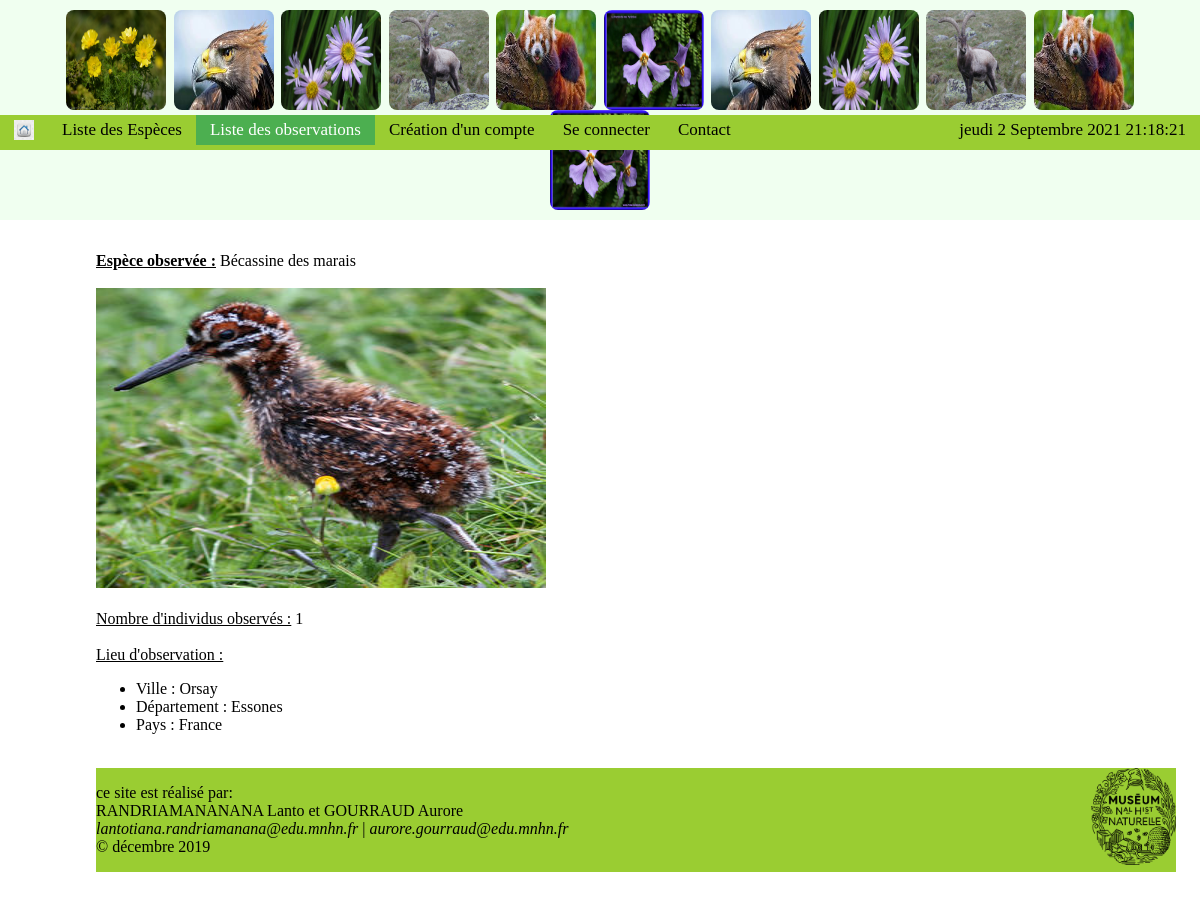
The page /affiche/observation/6 on the database its author committed.
### web_site/models.py (models this page shows)
class Observation(models.Model):
	Ville = models.CharField(max_length=150, null= False, verbose_name = "Ville d'observation")
	Departement = models.CharField(max_length=150, verbose_name = "Département d'observation")
	Pays = models.CharField(max_length=150, null= False, verbose_name = "Pays")
	Date = models.DateTimeField(default=datetime.now, verbose_name="Date d'observation")
	Photos= models.ImageField(upload_to='media/', verbose_name = "Ajouter une photo")
	Estimation = models.IntegerField(default=1, verbose_name = "Estimation du nombre d'individu")
	Observateur = models.ForeignKey(Utilisateur, on_delete = models.CASCADE, null= False)
	sp_observe = models.ForeignKey(Especes, on_delete = models.CASCADE, null= False, verbose_name = "Espèce observée")
	class Meta:
		verbose_name = "Observation"
		ordering = ['Departement']

class Especes(models.Model):
	Nom_vernaculaire = models.CharField(max_length=150, verbose_name = "Nom commun")
	Familles = models.CharField(max_length=100)
	Ordre = models.CharField(max_length=100)
	Nom_scientifiques= models.CharField(max_length=150, null= False, unique = True, verbose_name = "Nom scientifique")
	Photo = models.ImageField(upload_to='media/', verbose_name = "Ajouter une photo")
	Description = models.TextField()
	Repartition_geographique = models.CharField(max_length=150, verbose_name = "Répartition géographique")
	TaxRef = models.CharField(max_length=150)
	Habitat = models.CharField(max_length=100, verbose_name = "Types d'habitat naturel")
	Statut_IUCN = models.CharField(max_length=100, verbose_name = "Statut de conservation UICN")
	Categorie_especes = models.IntegerField(verbose_name= "Catégorie de l'espèce", choices =[(1, ("Plantes")), (2, ("Champignons")), (3, ("Insectes")), (4, ("Reptiles et Amphibiens")), (5, ("Mammifères")), (6, ("Oiseaux"))])
	Auteur_fe = models.ForeignKey(Admin, on_delete = models.CASCADE, verbose_name = "Auteur fiche espèce")
	class Meta:
		verbose_name = "Especes"
		ordering = ['Familles']
	def __str__(self):
		return self.Nom_vernaculaire

### web_site/views.py (the view)
# urls.py: path('affiche/observation/<int:obs_id>', afficherObservation, name = 'page_fiche_observation'),
def afficherObservation(request, obs_id):
    try:
        obs = Observation.objects.get(id=obs_id)
    except:
        return render (request, 'erreur.html')
        liste_obs=Observation.objects.all()
    return render(request,'fiche_observation.html',{'obs':obs})

### web_site/models.py (called while the page is built)
	def __str__(self):
		return self.Login

### web_site/templates/web_site/fiche_observation.html
{% extends 'page_base.html' %}
{%load static%}
{% block contenu_page%}
    <nav>
		<ul class = "nav-haut">
		  <li><a href="{% url 'page_home' %}"> <img  src="{%static 'image/icon-accueil.jpeg'%}" alt="icon" width="20" height="20" ></a></li>
		  <li><a href="{% url 'page_liste_especes' %}">Liste des Espèces</a></li>
		  <li id = "active"><a href="{% url 'page_liste_observations' %}">Liste des observations</a></li>
		  <li><a href="{% url 'page_entree_creer_compte' %}">Création d'un compte</a></li>
		  <li><a href="{% url 'page_connexionTypes' %}">Se connecter</a></li>
		  <li><a href="{% url 'page_contact' %}">Contact</a></li>
		  <li><p class = "heure" > {% now "l j E Y" %} {% now "H:i:s" %}</p></li>
		</ul>
    </nav>
<h1> Observation du {{obs.Date|date:"j E Y"}} par {{obs.Observateur}} </h1> <br>
<p>
<u><b>Espèce observée :</b></u> {{obs.sp_observe}} <br><br>
<img src="{{ MEDIA_URL }}{{obs.Photos}}" alt="Photo d'observation" width=450 height=300/> <br><br>
<u>Nombre d'individus observés :</u> {{obs.Estimation}} <br><br>
<u>Lieu d'observation :</u>
<ul>
<li> Ville : {{obs.Ville}} </li>
<li> Département : {{obs.Departement}} </li>
<li> Pays : {{obs.Pays}} </li>
</ul>
</p>
{%endblock%}

### web_site/static/css/style.css (style rules this page uses)
.heure { color: black; text-align: right; padding: 5px 14px; margin: 0; font-size: 17px; }
.nav-haut { overflow: hidden; top:115px; left:0px; position: fixed; list-style-type: none; padding: 0px; width: 100%; background-color: yellowgreen; margin-left:0; margin: 0; }
.nav-haut a { float: left; color: black; text-align: center; padding: 5px 14px; margin: 0; text-decoration: none; font-size: 17px; }
.nav-haut #active a { background-color: #4CAF50; color: white; }
h1 { color: red; font-size: 40px; position: absolute, center; right: 0; text-align: center; }
html { height:100%; }
body { height:100%; max-width:1280px; min-height:100%; margin:0 auto; position: relative; margin-top: 12%; margin-left:8%; margin-right:2%; text-align: justify; }

### rows shown on the page
Observation: sp_observe "Bécassine des marais", Photos (picture), Estimation "1", Ville "Orsay", Departement "Essones", Pays "France"
